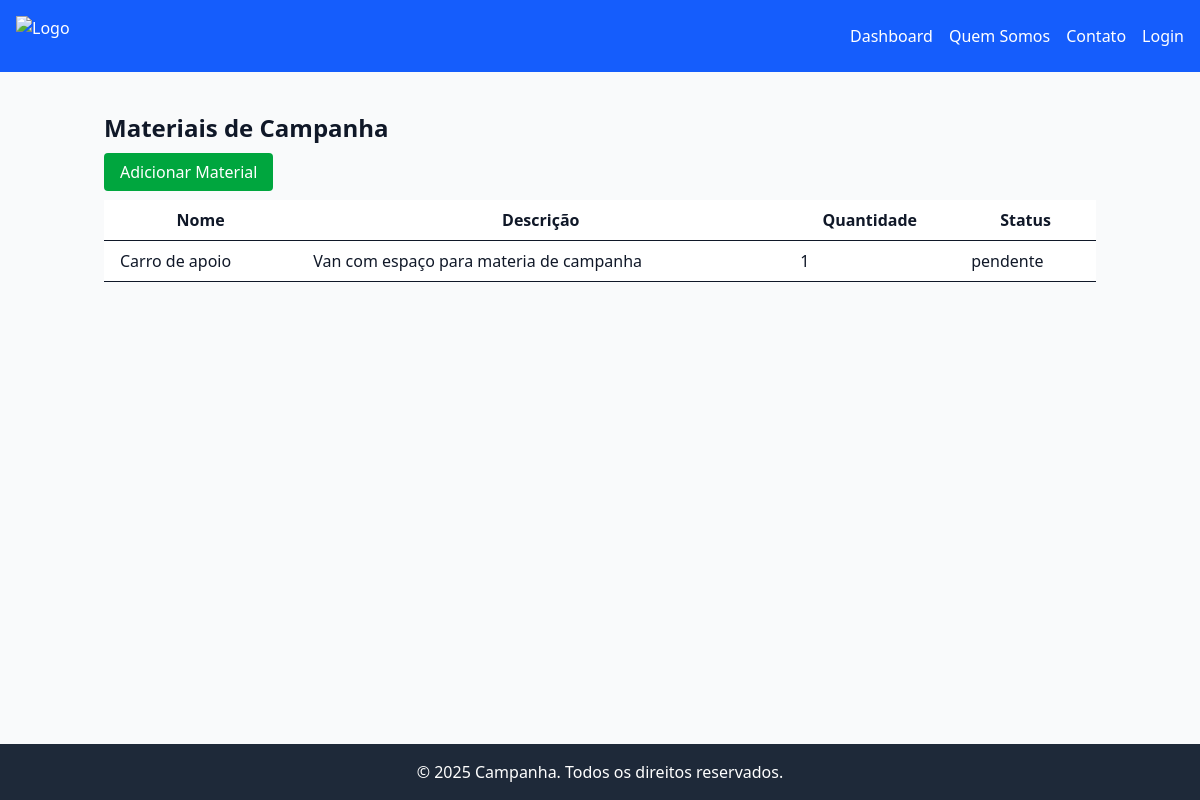
/logistica/, run on the app's committed database.
### logistica/models.py (models this page shows, shortened)
class MaterialCampanha(models.Model):
    nome = models.CharField(max_length=255)
    descricao = models.TextField(blank=True)
    quantidade = models.PositiveIntegerField(default=0)
    status = models.CharField(max_length=50, default="pendente")

### logistica/views.py (the view)
# urls.py: path('', views.lista_material, name='lista'),
def lista_material(request):
    materiais = MaterialCampanha.objects.all()
    return render(request, 'logistica/lista.html', {'materiais': materiais})

### logistica/templates/logistica/lista.html (shortened to what this page needs)
{% extends 'base1.html' %}
{% block content %}
<div class="container mx-auto p-4">
    <h1 class="text-2xl font-bold mb-4">Materiais de Campanha</h1>
    <a href="{% url 'logistica:criar' %}" class="bg-green-600 text-white px-4 py-2 rounded">Adicionar Material</a>
    <table class="min-w-full mt-4 bg-white">
        <thead>
            <tr>
                <th class="py-2 px-4 border-b">Nome</th>
                <th class="py-2 px-4 border-b">Descrição</th>
                <th class="py-2 px-4 border-b">Quantidade</th>
                <th class="py-2 px-4 border-b">Status</th>
            </tr>
        </thead>
        <tbody>
            {% for material in materiais %}
            <tr class="hover:bg-gray-100">
                <td class="py-2 px-4 border-b">{{ material.nome }}</td>
                <td class="py-2 px-4 border-b">{{ material.descricao }}</td>
                <td class="py-2 px-4 border-b">{{ material.quantidade }}</td>
                <td class="py-2 px-4 border-b">{{ material.status }}</td>
            </tr>
            {% empty %}
            <tr>
                <td colspan="4" class="text-center p-4">Nenhum material cadastrado.</td>
            </tr>
            {% endfor %}
        </tbody>
    </table>
</div>
{% endblock %}

### campanha/templates/base1.html (style rules this page uses)
html, body { height: 100%; margin: 0; }
body { display: flex; flex-direction: column; }

### data on the page
MaterialCampanha: nome "Carro de apoio", descricao "Van com espaço para materia de campanha", quantidade "1", status "pendente"
